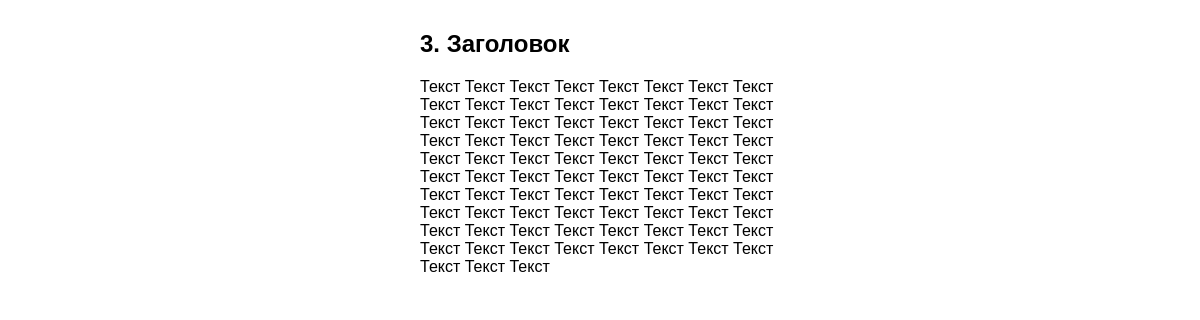
/post/3/, run on an earlier commit of the app's database.
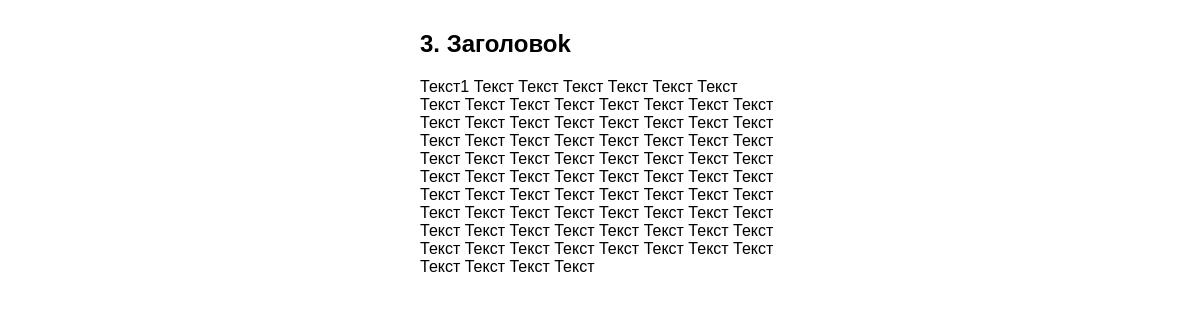
And on a later commit of the database.
### main/models.py (models this page shows, shortened)
class Post(models.Model):
    title = models.CharField(max_length=255, verbose_name="Заголовок")
    content = models.TextField(max_length=500, blank=True, verbose_name="Текст статьи")
    time_create = models.DateTimeField(auto_now_add=True, verbose_name="Время создания")
    is_published = models.BooleanField(default=True, verbose_name="Опубликовано")
    class Meta:
        ordering = ['id']

### main/views.py (the view)
# urls.py: path('post/<int:pk>/', ShowPost.as_view(), name='post'),
class ShowPost(DetailView):
    model = Post
    template_name = 'blog/post.html'
    context_object_name = 'post'
    def get_context_data(self, **kwargs):
        context = super().get_context_data(**kwargs)
        return context

### blog/templates/blog/post.html
{% extends 'base.html' %}
{% block content %}
<div>
    <h2>{{ post.pk }}. {{ post.title }}</h2>
    {{ post.content }}
</div>
{% endblock content %}

What changed in the data, as far as the page shows it:
changed Post id 3: title "Заголовок" → "Заголовоk"; content "Текст Текст Текст Текст Текст…" → "Текст1 Текст Текст Текст Текст…"
